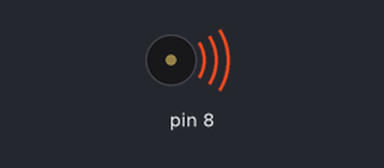
The sketch below on a simulated Arduino Uno, built with avr-gcc and run on an emulated ATmega328P. On the bench: buzzer (waves = sounding).

Above: at 1.5 s.
At 4.41 s:
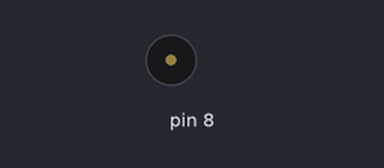
Timing chart, 0 to 6.0 s (numbered marks = the images above):
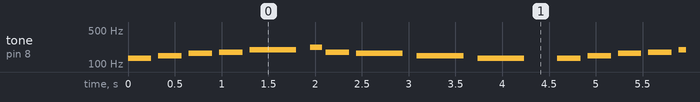

The sketch:

_1____+____.ino
```cpp
// C++ code
//
#define NOTE_C3  131
#define NOTE_D3  147
#define NOTE_E3  165
#define NOTE_F3  175
#define NOTE_G3  196
#define NOTE_A3  220
#define NOTE_B3  247
#define NOTE_C4  262

int melody[]={
  NOTE_C3, NOTE_D3, NOTE_E3, NOTE_F3, NOTE_G3,
  NOTE_A3, NOTE_F3, NOTE_E3, NOTE_D3, NOTE_C3};

int noteDurations[] = {
 4,4,4,4,2,
 8,4,2,2,2};

void setup()
{

}

void loop()
{
  for (int thisNote = 0; thisNote < 10; thisNote++){
    int noteDuration = 1000 / noteDurations[thisNote];
    tone(8, melody[thisNote], noteDuration);
    int pauseBetweenNotes = noteDuration * 1.3;
    delay(pauseBetweenNotes);
    noTone(8);
  }
  delay(200);
}
```
